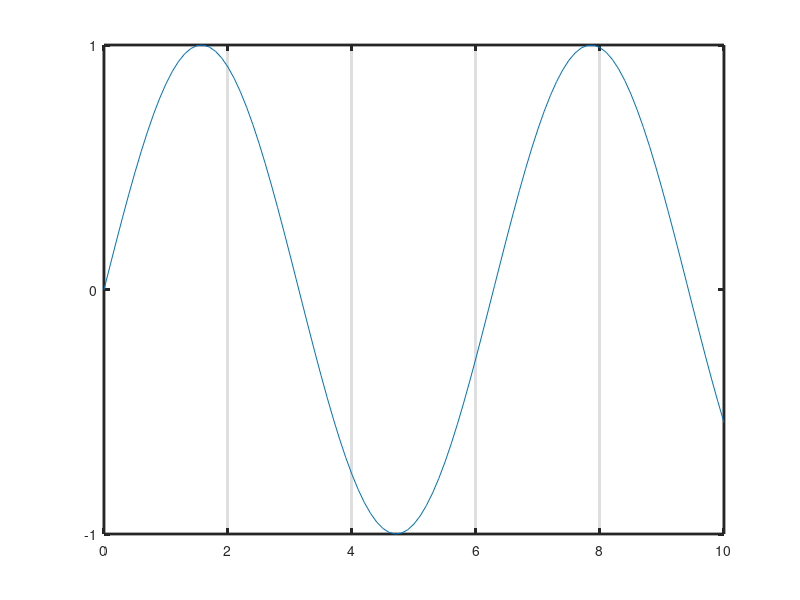

This chart was generated by the following MATLAB code:
x=0:0.1:10;
y=sin(x);
plot(x, y)
fn=get(gca, 'FontName')
set(gca, 'LineWidth', 2)
set(gca, 'YTick', [-1 0 1])
set(gca, 'Xgrid', 'on')
set(gca, 'GridLine', '-')
set(gca, 'Color', [0.8 0.8 0.8])
